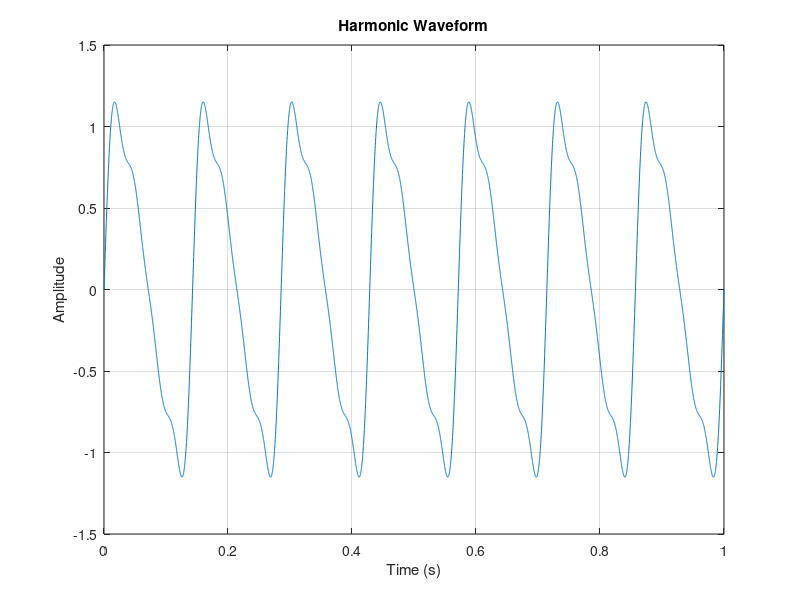

MATLAB code to generate this figure:
% src/fig_harmonic.m

close all;
clc;

t = linspace(0, 1, 8000);

harmonics = [1; 0.3; 0.2; 0.1];
frequencies = (1:length(harmonics))' * 7;
% disp(frequencies);

y = zeros(size(t));

for k = 1:length(harmonics)
    y = y + harmonics(k) * sin(2 * pi * frequencies(k) * t);
end

figure;
plot(t, y);
grid on;
title('Harmonic Waveform');
xlabel('Time (s)');
ylabel('Amplitude');
saveas(gcf, '../report/harmonic.png');
